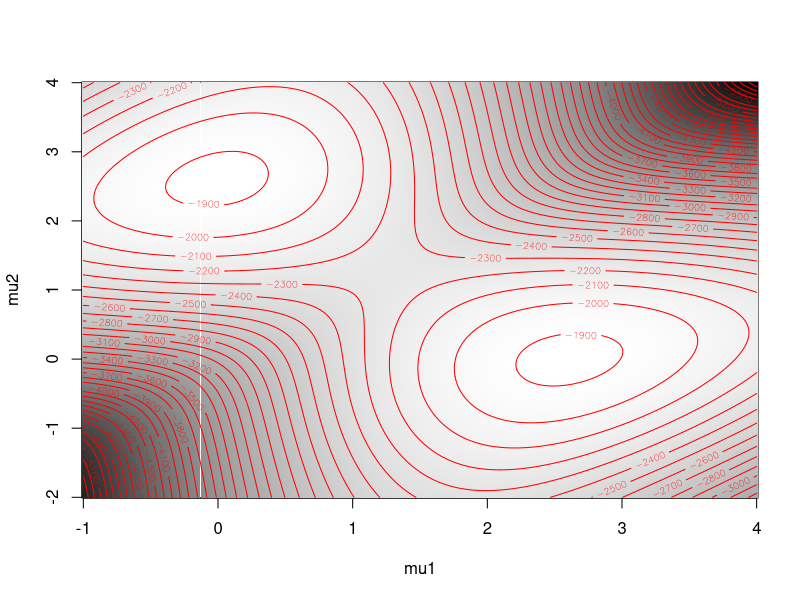
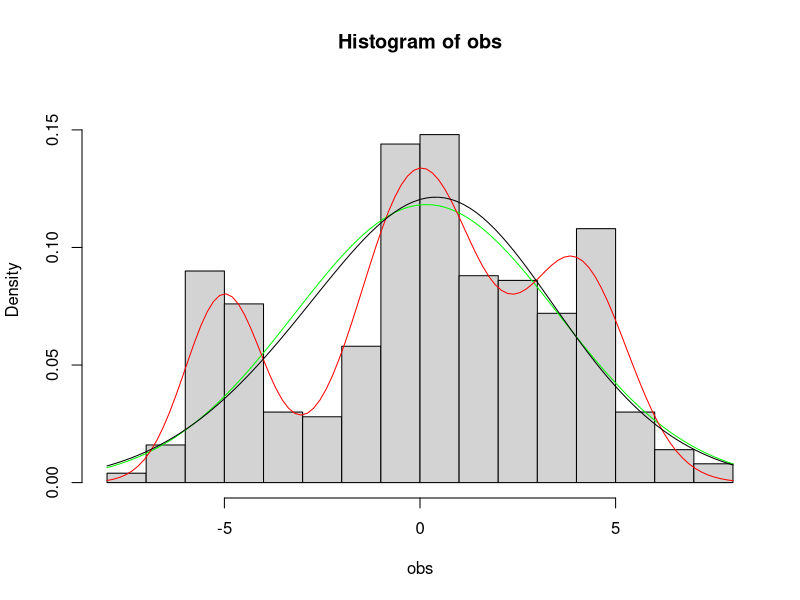
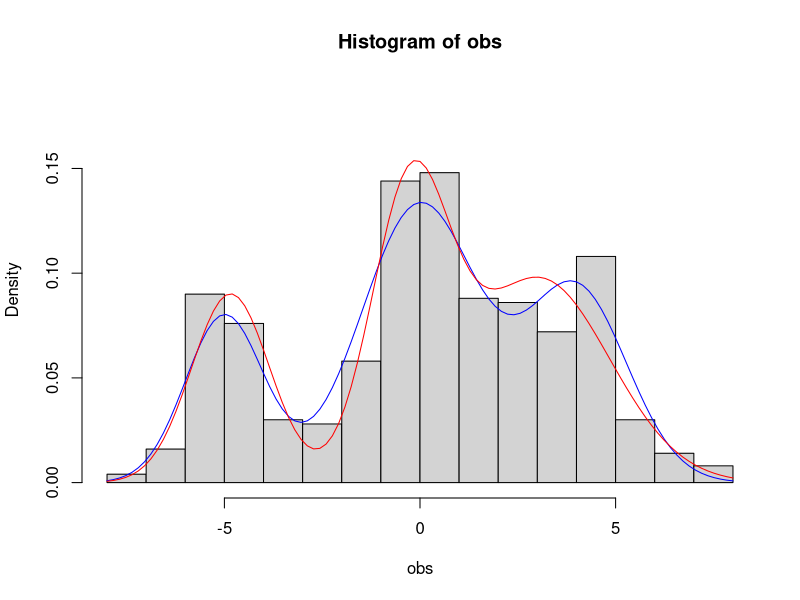

Source code (R) for these figures, in order:
# EM for Gaussian mixture 

# Adjerad R. 

# packages ----------------------------------------------
library(ggplot2)


# Parameters --------------------------------------------
theta = list(pi = c(.2,.2,.6), mu = c(2,-5,2), sig = c(2,1,.1))
# Mixture of Gaussians, K = 3

# Function that calculates density f_theta(x) -----------
dnormmix <- function(x,theta){
  dens <- rep(0,length(x))
  K <- length(theta$pi)
  for (k in 1:K){
    dens <- dens + theta$pi[k]*dnorm(x,theta$mu[k],theta$sig[k])
  }                                         
  return(dens)
}
dnormmixObs <- function(obs,theta){
  n <- length(theta$pi)
  f <- sapply(1:n, function(i) theta$pi[i]*dnorm(obs,
                                                 mean = theta$mu[i],
                                                 sd = theta$sig[i]))
  dens <- rowSums(f)
  return(dens)
}


# Function that generates Gaussian mixture --------------
rnormmix <- function(n,theta){
  rnormix_real <- function(theta){
    K <- length(theta$pi)
    i <- sample(1:K, prob = theta$pi)
    X <- rnorm(1, theta$mu[i], theta$sig[i])
    return(X)
  }
  obs <- replicate(n,rnormix_real(theta))
  return(obs)
}
# Function to return log likelihood of Gaussian mixture -
lvraisnorm <- function(param,obs){    
  logvrais <- sum(log(dnormmix(obs,param)))
  return(logvrais)
}

# Visualizing likelihood for mixture of size K = 2 ------
theta <- list(pi=c(1,1)/2,mu=c(0,2.5),sig=c(1,1))
obs <- rnormmix(1000,theta)
mu1 <- seq(-1,4,by=.02)
mu2 <- seq(-2,4,by=.02)
L <- matrix(NA,nrow=length(mu1),ncol=length(mu2))
param <- theta
for (k in 1:length(mu1)){
  for (l in 1:length(mu2)){
    param$mu <- c(mu1[k],mu2[l]) 
    L[k,l] <- lvraisnorm(param,obs)
  } 
}
image(mu1, mu2, L, col = grey(0:255/255))
contour(mu1, mu2, L, add=T, nlevels=50, col='red')

# EM Algorithm ------------------------------------------

# Function to initialize parameters ---------------------
init_para <- function(obs, K = 3, size = 5){
  mu <- replicate(K,mean(sample(obs,size,replace=T)))
  sig <- replicate(K,sd(sample(obs,size,replace=T)))   
  theta.init <- list(pi=rep(1/K,K),mu=mu,sig=sig)
  return(theta.init)
  
}

# Function update.theta ---------------------------------
update.theta <- function(obs, theta){
  K <- length(theta$pi)
  n <- length(obs)
  # Calcul des alpha
  alpha <- matrix(nrow = n, ncol = K)
  for (k in 1:K){
    for(i in 1:n){
      alpha[i,k] <- theta$pi[k]*dnorm(obs[i], 
                                      mean = theta$mu[k], 
                                      sd = theta$sig[k])/dnormmix(obs[i],theta)
    }
  }
  # Calcul des pi
  pi.new <- sapply(1:K, function(k) mean(alpha[,k]))
  # Calcul des mu
  beta <- matrix(nrow = n, ncol = K)
  for (k in 1:K){
    for(i in 1:n){
      beta[i,k] <- obs[i]*alpha[i,k]/pi.new[k]
    }
  }
  mu.new <- sapply(1:K, function(k) mean(beta[,k]))
  # calcul des sigma
  gamma <- matrix(nrow = n, ncol = K)
  for (k in 1:K){
    for (i in 1:n){
      gamma[i,k] <- alpha[i,k]*((obs[i] - mu.new[k])^2)/pi.new[k]
    }
  }
  sig.new <- sqrt(sapply(1:K, function(k) mean(gamma[,k])))
  theta.new <- list(pi=pi.new, mu=mu.new, sig=sig.new)
  return(theta.new)
}

# Example of update.theta -----------------------------------
theta = list(pi=c(3,2,5)/10, mu=c(4,-5,0), sig=c(1.3,1,1.5))
obs <- rnormmix(500,theta)
update.theta(obs,theta)  # Note here we take the true theta to update theta 

# Algorithm EM function --------------------------------

algoEM <- function(obs, init_method = init_para, R=200, epsilon=0.001){   
  theta.old <- init_para(obs)
  theta.init <- init_para(obs)
  crit_arret <- FALSE
  log.vrais.old <- lvraisnorm(theta.init,obs)
  it <- 0
  while (!crit_arret && (it < R)){ 
    theta.new <- update.theta(obs, theta.old)
    log.vrais.new <- lvraisnorm(theta.new,obs)
    crit_arret <- (abs((log.vrais.new - log.vrais.old)/log.vrais.old) < epsilon)
    log.vrais.old <- log.vrais.new
    theta.old <- theta.new
    it <- it + 1
  }
  resultat <- list(emv = theta.new, nb.iter = it)
  return(resultat)
}

# Example of use of algoEM ----------------------------
res <- algoEM(obs)
res
theta
theta.em <- algoEM(obs)$emv
# The fit is far from perfect

# plot ------------------------------------------------
ymax <- max(c(dnorm(obs,mean(obs),sd(obs)),dnormmix(obs,theta)))
hist(obs,freq=FALSE,breaks = 15,ylim=c(0,ymax+0.03))
curve(dnorm(x,mean(obs),sd(obs)),add=TRUE,col='green')
curve(dnormmix(x,theta),add=TRUE,col='red')
curve(dnormmix(x,theta.em),add=TRUE,col='black')
# We fail to identify the three modes here

# Select model for best EM 
num_sim = 100
EMsim <- function(obs,K = 3,num_sim=100){
  model_good <- vector("list",num_sim)
  for (l in 1:num_sim)
    model_good[[l]] <- algoEM(obs)$emv
  logvrais <- sapply(model_good, function(x) lvraisnorm(x,obs))
  best.run <- which.max(logvrais)    
  theta <- model_good[[best.run]]   
  return(theta)
}
theta.em <- EMsim(obs)
ymax <- max(c(dnorm(obs,mean(obs),sd(obs)),dnormmix(obs,theta.em)))
hist(obs,freq=FALSE,breaks = 15,ylim=c(0,ymax+0.03))
curve(dnormmix(x,theta),add=TRUE,col='blue')
curve(dnormmix(x,theta.em),add=TRUE,col='red')
# Now we manage the identify the three modes better